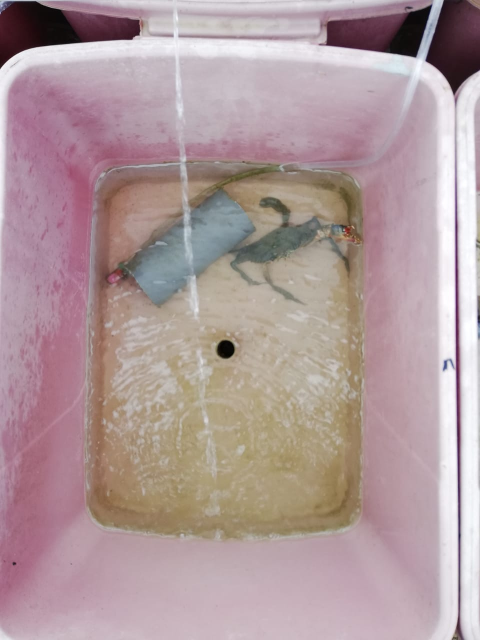
#> input picture crab-v1/images/crab2.jpg, 960 x 1280 px, found by its file name (shown at 1/2 size)
$ python hog.py   (older library calls are emulated)
#> lines starting #> are read from the running program, lines starting #| are printed output that depends on the picture
# -*- coding: utf-8 -*-
"""
Created on Tue Oct  4 10:40:41 2022

@author: user
"""

from skimage.feature import hog
import matplotlib.pyplot as plt
import cv2 as cv
from pathlib import Path
#importing image file
img1 = cv.imread(cv.samples.findFile("crab-v1/images/crab2.jpg"))
#> img1 is the input picture: shape (1280, 960, 3); mean B, G, R 155.3, 153.3, 175

#resizing image
img1 = cv.resize(img1, (128, 64))
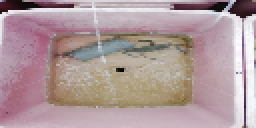
#> img1: shape (64, 128, 3) (shown 2 times larger); mean B, G, R 155.3, 153.2, 174.9

#creating hog features
fd, hog_image = hog(img1, orientations=9, pixels_per_cell=(8, 8),
                    cells_per_block=(2, 2), visualize=True, multichannel=True)
#> fd = 3780 values, max 0.643 at index 400, min 0 at index 11, mean 0.125

plt.imshow(hog_image, cmap="gray")

#figure
fig, (ax1, ax2) = plt.subplots(1, 2, figsize=(16, 8), sharex=True, sharey=True)

ax1.imshow(img1, cmap=plt.cm.gray)
ax1.set_title('Input image')

ax2.imshow(hog_image, cmap="gray")
ax2.set_title('Histogram of Oriented Gradients')

plt.show()
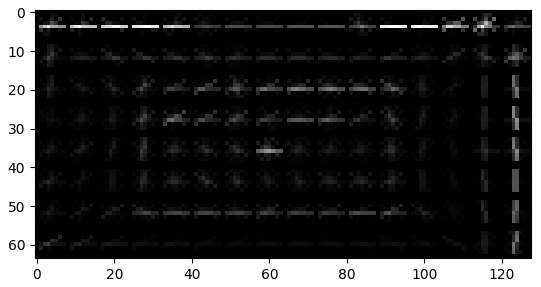
#> figure drawn by matplotlib, 1 panel
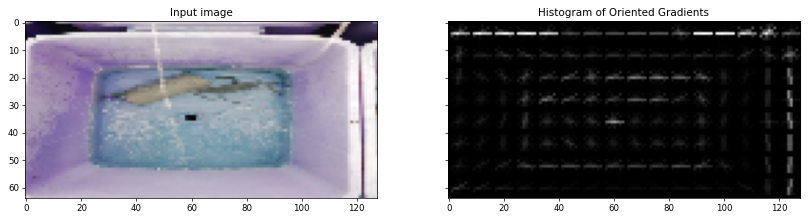
#> figure drawn by matplotlib, 2 panels; B, G, R data is drawn as R, G, B

$ run again, with crab-v1/images/crab1.jpg copied over crab-v1/images/crab2.jpg
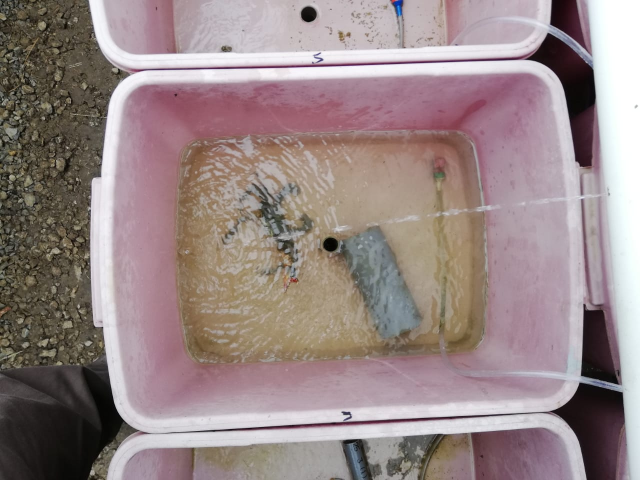
#> input picture crab-v1/images/crab1.jpg, 1280 x 960 px, found by its file name (shown at 1/2 size)
#> img1 is the input picture: shape (960, 1280, 3); mean B, G, R 134.2, 134.6, 151.2
#> `img1 = cv.resize(img1, (128, 64))`:
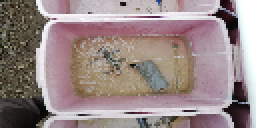
#> img1: shape (64, 128, 3) (shown 2 times larger); mean B, G, R 134.7, 135.2, 151.8
#> fd = 3780 values, max 0.473 at index 2974, min 0 at index 47, mean 0.128
#> `plt.show()`:
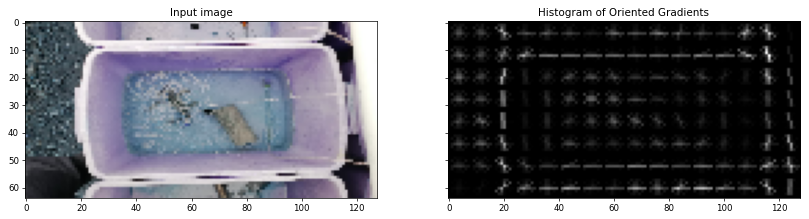
#> figure drawn by matplotlib, 2 panels; B, G, R data is drawn as R, G, B

$ run again, with crab-v1/images/crab3.jpg copied over crab-v1/images/crab2.jpg
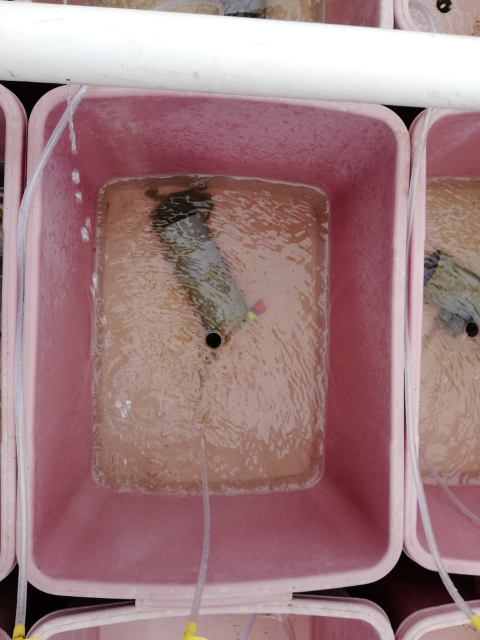
#> input picture crab-v1/images/crab3.jpg, 960 x 1280 px, found by its file name (shown at 1/2 size)
#> img1 is the input picture: shape (1280, 960, 3); mean B, G, R 128, 125.1, 160.1
#> `img1 = cv.resize(img1, (128, 64))`:
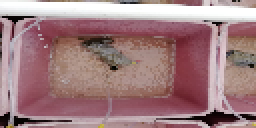
#> img1: shape (64, 128, 3) (shown 2 times larger); mean B, G, R 128.2, 125.3, 160.2
#> fd = 3780 values, max 0.601 at index 3370, min 0 at index 1, mean 0.122
#> `plt.show()`:
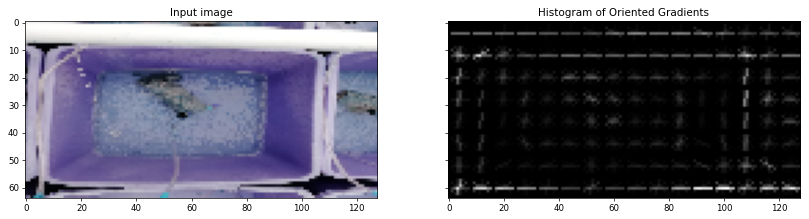
#> figure drawn by matplotlib, 2 panels; B, G, R data is drawn as R, G, B

$ run again, with crab-v1/images/crab4.jpg copied over crab-v1/images/crab2.jpg
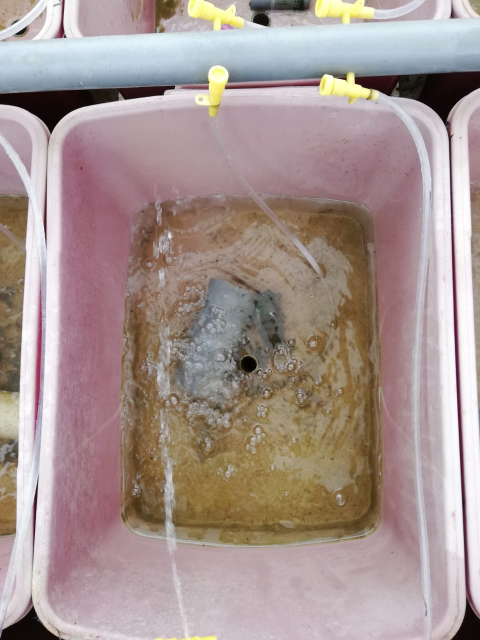
#> input picture crab-v1/images/crab4.jpg, 960 x 1280 px, found by its file name (shown at 1/2 size)
#> img1 is the input picture: shape (1280, 960, 3); mean B, G, R 144.8, 148.4, 166.1
#> `img1 = cv.resize(img1, (128, 64))`:
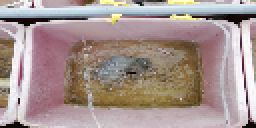
#> img1: shape (64, 128, 3) (shown 2 times larger); mean B, G, R 144.7, 148.4, 166.1
#> fd = 3780 values, max 0.623 at index 652, min 0 at index 7, mean 0.122
#> `plt.show()`:
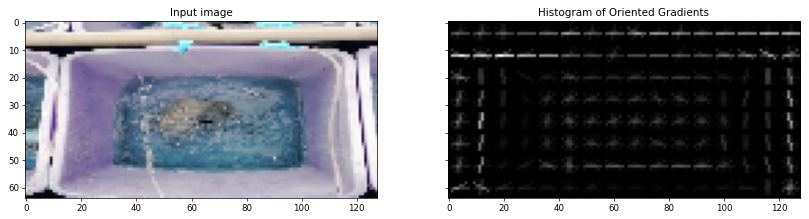
#> figure drawn by matplotlib, 2 panels; B, G, R data is drawn as R, G, B
